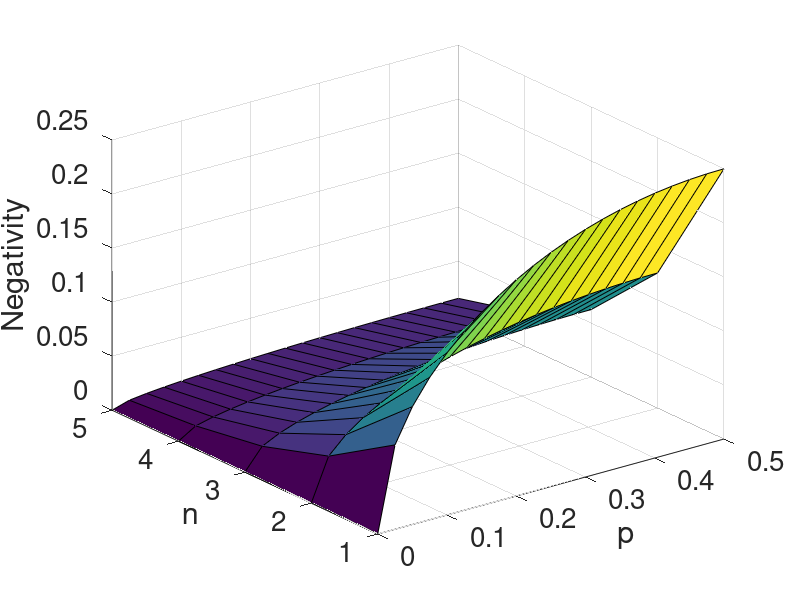

MATLAB code for this plot:
%% Script for Figure 12.

p = 0:0.025:0.5;
m = length(p);
neg = zeros(5,m);
n = 1:5;

for i = n
    for j = 1:m
        neg(i,j) = 1/2^i * sqrt(p(j)-p(j)^2);
    end
end

surf(p,n,neg)
xlabel('p')
ylabel('n')
zlabel('Negativity')
set(gca, 'XTick',0:0.1:0.5,'FontSize',20)
set(gca, 'YTick',n,'FontSize',20)